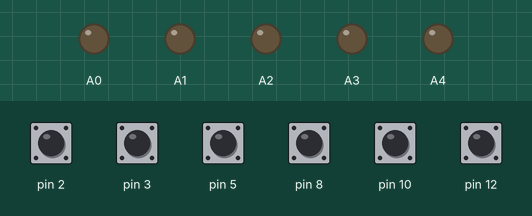
A sketch run on a simulated Arduino Uno, built with avr-gcc and run on an emulated ATmega328P. Shown: output pins drawn as LEDs (lit = HIGH). Inputs (shaded band) come from the test bench; at power-on: pin 2, pin 3, pin 5, pin 8, pin 10, pin 12 HIGH.

Above: at 1.2 s.
1.3 s: pin 8 pulled LOW for 0.15 s
At 2.5 s:
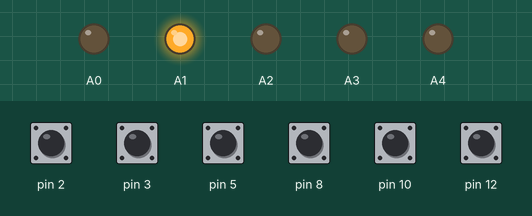
2.9 s: pin 2 pulled LOW for 0.15 s
At 3.3 s:
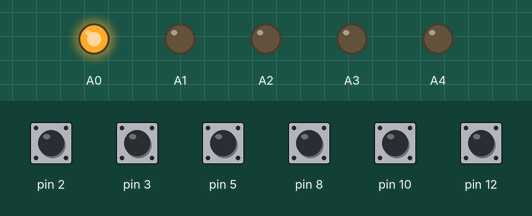
4.5 s: pin 3 pulled LOW for 0.15 s
6.1 s: pin 12 pulled LOW for 0.15 s
At 7.3 s:
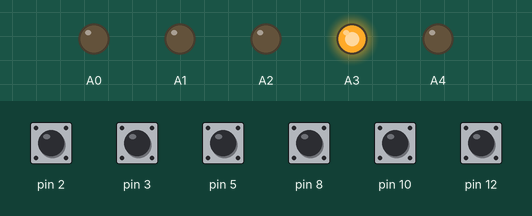
7.7 s: pin 10 pulled LOW for 0.15 s
At 8.0 s:
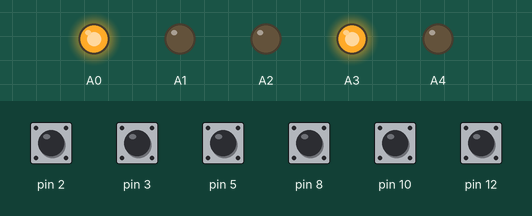
9.3 s: pin 8 pulled LOW for 1 s
At 10.1 s:
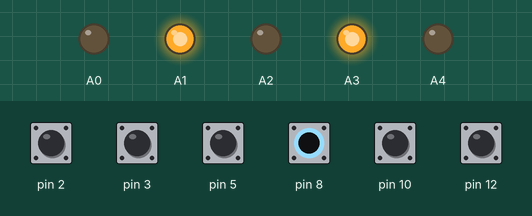
Timing chart, 0 to 12.3 s (numbered marks = the images above; inputs shaded):
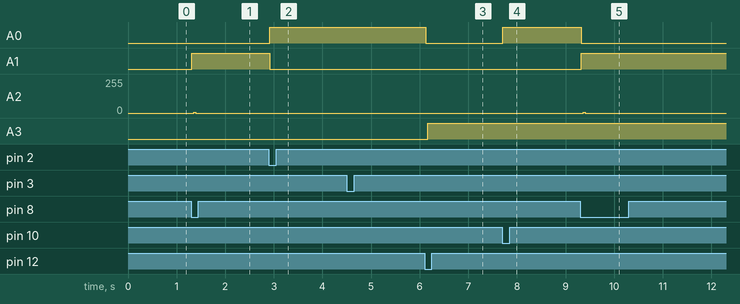

Measured:
- after the input at 1.3 s, A1: LOW → HIGH at once; A2: 0/255 → 6/255 after 0.06 s, → 0/255 0.04 s later
- after the input at 2.9 s, A0: LOW → HIGH at once; A1: HIGH → LOW at once
- after the input at 6.1 s, A0: HIGH → LOW at once; A3: LOW → HIGH after 0.06 s
- after the input at 7.7 s, A0: LOW → HIGH at once
- after the input at 9.3 s, A0: HIGH → LOW at once; A1: LOW → HIGH at once; A2: 0/255 → 6/255 after 0.06 s, → 0/255 0.04 s later

The sketch:

verify.ino
```cpp
#include "buttons.hpp"

void setup() {
    for (auto & b : buttons) {
        b.init();
        b.update();
    }
}

void loop() {
    for (auto & b : buttons) {
        if ( !b.c && b.prev )
            b.handle();
        b.update();
    }
    delayMicroseconds(10000);
}
```

buttons.hpp
```cpp
#ifndef __120B_BUTTONS_H
#define __120B_BUTTONS_H

#include "pins.h"
#include "tests.hpp"

struct button_t {
    const pin_t p;
    void (*handle)(void);
    uint8_t c, prev;
    void update(void) {prev = c; c = digitalRead(p);}
    void init(void) const {pinMode(p, INPUT_PULLUP);}
};

button_t buttons[6] = {
    {pin_t::B_T_PRECHARGE, test::precharge},
    {pin_t::B_T_AMP, test::sense_amp},
    {pin_t::B_T_SRAM, test::sram},

    {pin_t::B_F_WRITE0, full::write_0},
    {pin_t::B_F_WRITE1, full::write_1},
    {pin_t::B_F_READ, full::read}
};

#endif
```

tests.hpp
```cpp
#ifndef __120B_TESTS_H
#define __120B_TESTS_H

#include "pins.h"

#define TESTS_DELAY delay(1)

// Test devices
namespace test {


// for each of the three inputs to the precharge, set high
void precharge(void) {
    // set up precharge pin
    pinMode(pin_t::PREC, OUTPUT);

    pin_t terminals[3] = {pin_t::BL, pin_t::BLN, pin_t::WL};
    for (auto p : terminals) {
        // set up terminal pin
        pinMode(p, OUTPUT);

        // disable precharge, write high
        digitalWrite(pin_t::PREC, 0);
        digitalWrite(p, 1);
        TESTS_DELAY;

        // enable precharge
        digitalWrite(pin_t::PREC, 1);
        TESTS_DELAY;

        // reset
        digitalWrite(p, 0);
    }
}


// test with both values of bl
void sense_amp(void) {
    // set up all pins
    pinMode(pin_t::BL, OUTPUT);
    pinMode(pin_t::BLN, OUTPUT);
    pinMode(pin_t::AMP, OUTPUT);

    for (uint8_t bl = 0; bl < 2; bl++) {
        // disable amp
        digitalWrite(pin_t::AMP, 0);
        // charge bl and bln
        digitalWrite(pin_t::BL, bl);
        digitalWrite(pin_t::BLN, !bl);
        TESTS_DELAY;

        // enable amp
        digitalWrite(pin_t::AMP, 1);
        TESTS_DELAY;

        // disable amp
        digitalWrite(pin_t::AMP, 0);
    }

}


// write 0, read 0, write 1, read 1
void sram(void) {
    pinMode(pin_t::BL, OUTPUT);
    pinMode(pin_t::BLN, OUTPUT);
    pinMode(pin_t::WL, OUTPUT);
    for (uint8_t bl = 0; bl < 2; bl++) {
        // charge bl and bln
        digitalWrite(pin_t::WL, 0);
        digitalWrite(pin_t::BL, bl);
        digitalWrite(pin_t::BLN, !bl);
        TESTS_DELAY;

        // write
        digitalWrite(pin_t::WL, 1);
        TESTS_DELAY;

        // read
        digitalWrite(pin_t::WL, 0);
        pinMode(pin_t::BL, INPUT);
        pinMode(pin_t::BLN, INPUT);
        digitalWrite(pin_t::WL, 1);

        // reset
        digitalWrite(pin_t::WL, 0);
    }
}


};


// Full device
namespace full {


void write(const uint8_t v) {
    // setup
    pinMode(pin_t::BL, OUTPUT);
    pinMode(pin_t::BLN, OUTPUT);
    pinMode(pin_t::WL, OUTPUT);
    pinMode(pin_t::PREC, OUTPUT);
    pinMode(pin_t::AMP, OUTPUT);
    digitalWrite(pin_t::WL, 0);
    digitalWrite(pin_t::PREC, 0);
    digitalWrite(pin_t::AMP, 0);
    TESTS_DELAY;

    // charge bl and bln
    digitalWrite(pin_t::BL, v);
    digitalWrite(pin_t::BLN, !v);
    TESTS_DELAY;

    // write
    digitalWrite(pin_t::WL, 1);
    TESTS_DELAY;

    // reset
    digitalWrite(pin_t::WL, 0);
    TESTS_DELAY;
}

void write_0(void) {write(0);}
void write_1(void) {write(1);}


void read(void) {
    // setup
    pinMode(pin_t::BL, INPUT);
    pinMode(pin_t::BLN, INPUT);
    pinMode(pin_t::WL, OUTPUT);
    pinMode(pin_t::PREC, OUTPUT);
    pinMode(pin_t::AMP, OUTPUT);
    digitalWrite(pin_t::WL, 0);
    digitalWrite(pin_t::PREC, 0);
    digitalWrite(pin_t::AMP, 0);

    // precharge and enable amp
    digitalWrite(pin_t::PREC, 1);
    digitalWrite(pin_t::AMP, 1);
    TESTS_DELAY;

    // read to out
    digitalWrite(pin_t::WL, 1);
    TESTS_DELAY;

    // reset
    digitalWrite(pin_t::WL, 0);
    digitalWrite(pin_t::PREC, 0);
    digitalWrite(pin_t::AMP, 0);
}

};


#endif
```

pins.h
```cpp
#ifndef __120B_PINS_H
#define __120B_PINS_H

typedef unsigned char uint8_t;

enum pin_t : uint8_t {
    BL=A0,      // brown
    BLN=A1,     // red
    WL=A2,      // orange
    PREC=A3,    // yellow
    AMP=A4,     // green
    // NC       // blue
    // VDD      // purple
    // GND      // gray
    // VDD/2    // white

    B_T_PRECHARGE=12,
    B_T_AMP=10,
    B_T_SRAM=8,
    B_F_WRITE0=5,
    B_F_WRITE1=2,
    B_F_READ=3
};

#endif
```
